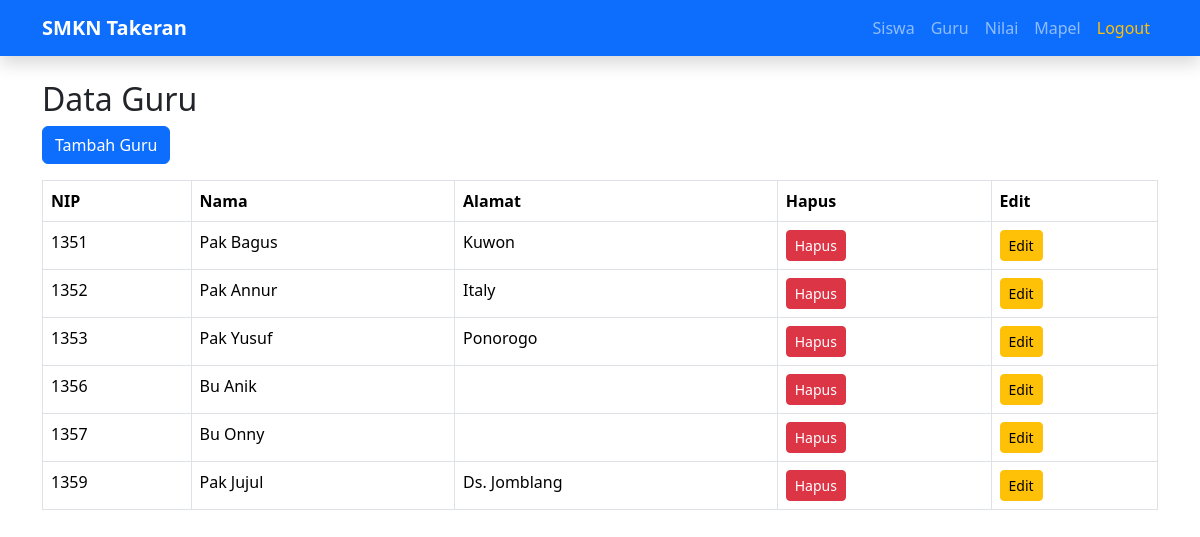
The app's page /guru/index.php (signed in) with its own data.
### tables this page shows
CREATE TABLE `guru` (
  `nip` varchar(12) NOT NULL,
  `nama` varchar(50) NOT NULL,
  `alamat` varchar(50) NOT NULL
);

### guru/index.php (the view, shortened to what this page needs)
<?php
include "koneksi.php";
?>
<!DOCTYPE html>
<html>
<head>
    <link href="https://cdn.jsdelivr.net/npm/bootstrap@5.3.8/dist/css/bootstrap.min.css" rel="stylesheet">
</head>
<body>
<div class="container mt-4">
    <h2>Data Guru</h2>
    <a href="tambah.php" class="btn btn-primary mb-3">Tambah Guru</a>
    <table class="table table-bordered">
        <tr>
            <th>NIP</th>
            <th>Nama</th>
            <th>Alamat</th>
            <th>Hapus</th>
            <th>Edit</th>
        </tr>
        <?php
        $query = mysqli_query($koneksi, "SELECT * FROM guru");
        while($data = mysqli_fetch_array($query)){
        ?>
        <tr>
            <td><?php echo $data['nip']; ?></td>
            <td><?php echo $data['nama']; ?></td>
            <td><?php echo $data['alamat']; ?></td>
            <td>
                <a href="hapus.php?nip=<?php echo $data['nip']; ?>" class="btn btn-danger btn-sm">
                    Hapus
                </a>
            </td>
            <td>
                <a href="edit.php?nip=<?php echo $data['nip']; ?>" class="btn btn-warning btn-sm">
                    Edit
                </a>
            </td>
        </tr>
        <?php } ?>
    </table>
</div>
</body>
</html>

### records on screen
guru: nip "1351", nama "Pak Bagus", alamat "Kuwon"
guru: nip "1352", nama "Pak Annur", alamat "Italy"
guru: nip "1353", nama "Pak Yusuf", alamat "Ponorogo"
guru: nip "1356", nama "Bu Anik"
guru: nip "1357", nama "Bu Onny"
guru: nip "1359", nama "Pak Jujul", alamat "Ds. Jomblang"
